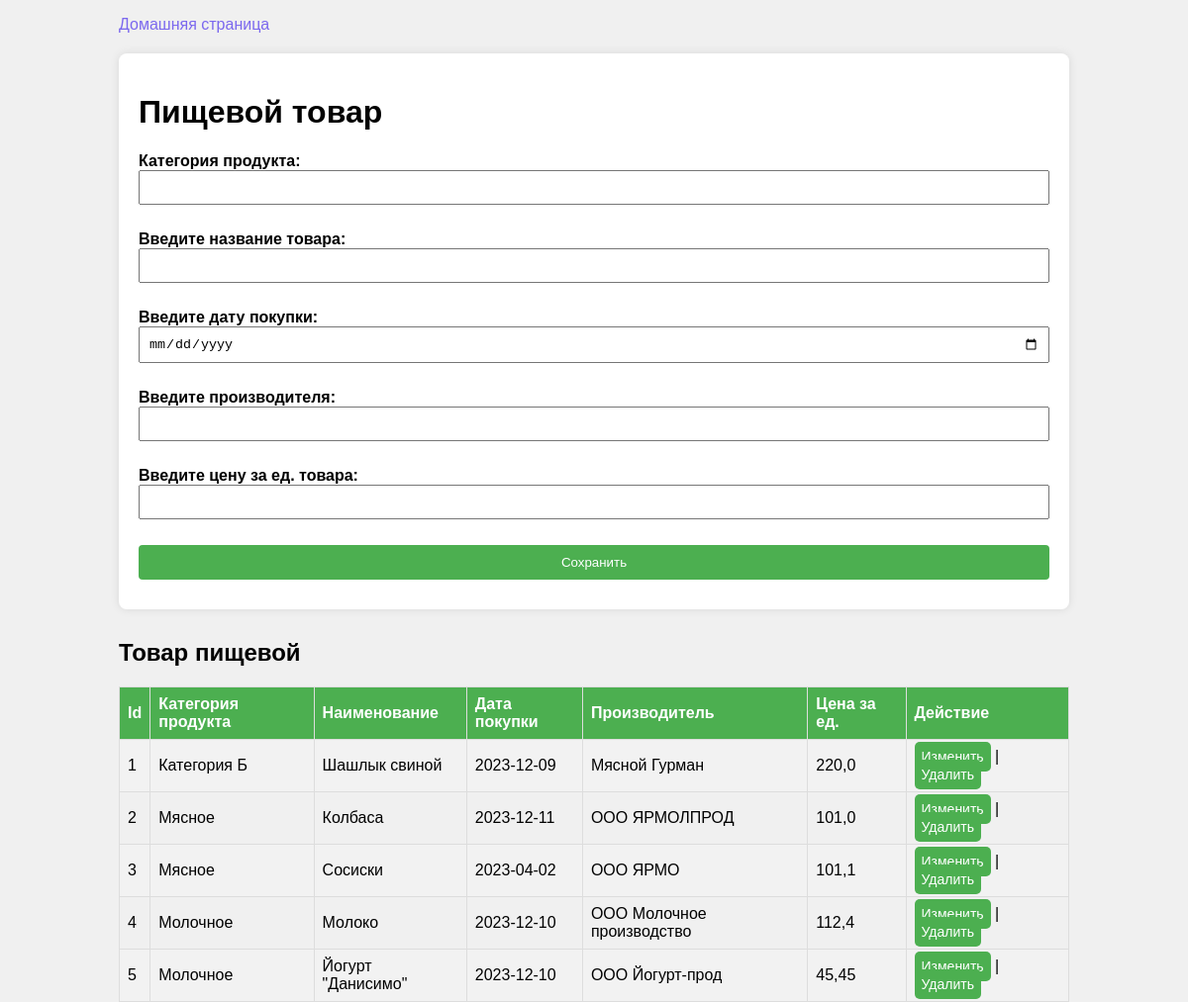
Before: / with the older database file.
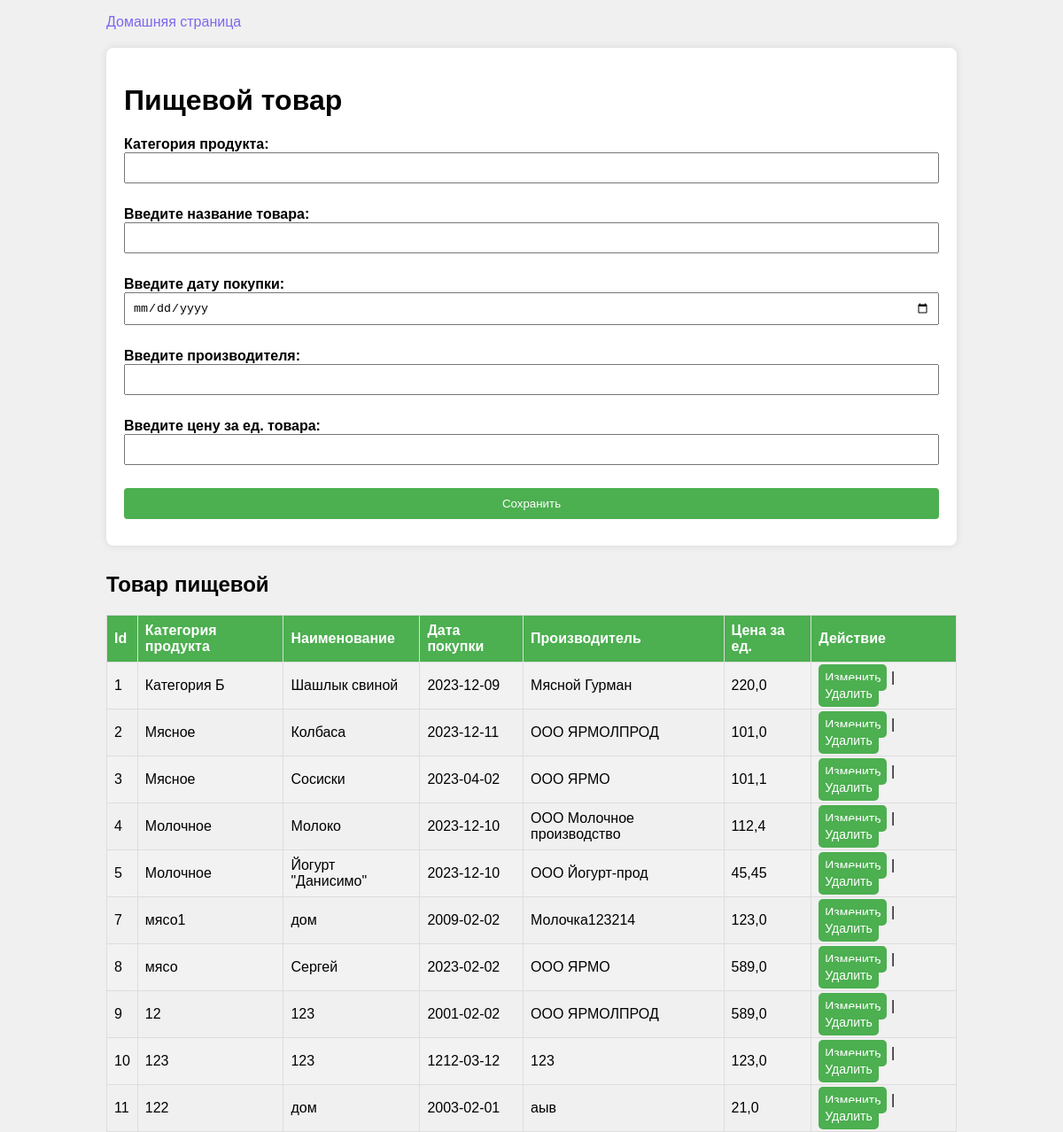
After: the same page with the newer database file.
### firstapp/models.py (models this page shows)
class Person(models.Model):
    name = models.CharField(max_length=20)
    age = models.TextField()
    maker = models.TextField(max_length=20, default='')
    price = models.FloatField(max_length=10, default='')
    category = models.CharField(max_length=20)
    objects = models.Manager()

### firstapp/views.py (the view)
# urls.py: path('',views.index),
def index(request):
    people = Person.objects.all()
    return render(request, "index.html", {"people":people})

### templates/index.html (shortened to what this page needs)
<!DOCTYPE html>
{%load static%}
<html lang="en">
<head>
    <link rel="stylesheet" type="text/css" href="{% static 'css/styles.css' %}">
</head>
<body class="container">
<p><a href="home/">Домашняя страница</a></p>
<form method="POST" action="create/">
    <h1>Пищевой товар</h1>
    <p>
        <label>Категория продукта:</label><br>
        <input type = "text" name="category"/>
    </p>
    <p>
        <label>Введите название товара:</label><br>
        <input type = "text" name="name"/>
    </p>
    <p>
        <label>Введите дату покупки:</label><br>
        <input type="date" name = "age"/>
    </p>
    <p>
        <label>Введите производителя:</label><br>
        <input type = "text" name="maker"/>
    </p>
    <p>
        <label>Введите цену за ед. товара:</label><br>
        <input type="number" step = "any" name = "price"/>
    </p>
    <input type="submit" value="Сохранить">
</form>
{%if people.count > 0 %}
<h2>Товар пищевой </h2>
<table>
    <tr>
        <th>Id</th>
        <th>Категория продукта</th>
        <th>Наименование</th>
        <th>Дата покупки</th>
        <th>Производитель</th>
        <th>Цена за ед.</th>
        <th>Действие</th>
    </tr>
    {% for person in people %}
    <tr>
        <td>{{person.id}}</td>
        <td>{{person.category}}</td>
        <td>{{person.name}}</td>
        <td>{{person.age}}</td>
        <td>{{person.maker}}</td>
        <td>{{person.price}}</td>
    <td><a class="button-change-delete"  href="edit/{{person.id}}">Изменить</a> | <a class="button-change-delete" href="delete/{{person.id}}">Удалить</a></td>
    </tr>
    {% endfor %}
</table>
{% endif %}
</body>
</html>

### static/css/styles.css (style rules this page uses)
body { font-family: 'Arial', sans-serif; background-color: #f0f0f0; margin: 0; padding: 0; }
a { text-decoration: none; color: MediumSlateBlue; }
.button-change-delete { padding: 7px; background-color: #4caf50; color: white; border-radius: 5px; font-size: 14px; }
.container { width: 80%; margin: 0 auto; }
form { margin-top: 20px; background-color: #fff; padding: 20px; border-radius: 8px; box-shadow: 0 0 10px rgba(0, 0, 0, 0.1); }
label { font-weight: bold; }
input { width: 100%; padding: 8px; margin-bottom: 10px; box-sizing: border-box; }
input[type="submit"] { background-color: #4caf50; color: #fff; cursor: pointer; border: none; padding: 10px; border-radius: 4px; }
h2 { margin-top: 30px; }
table { width: 100%; border-collapse: collapse; margin-top: 10px; }
th, td { border: 1px solid #ddd; padding: 8px; text-align: left; }
th { background-color: #4caf50; color: #fff; }
tr:nth-child(even) { background-color: #f2f2f2; }

Changed rows visible on the page:
added Person: id "7", category "мясо1", name "дом", age "2009-02-02", maker "Молочка123214", price "123,0"
added Person: id "8", category "мясо", name "Сергей", age "2023-02-02", maker "ООО ЯРМО", price "589,0"
added Person: id "9", category "12", name "123", age "2001-02-02", maker "ООО ЯРМОЛПРОД", price "589,0"
added Person: id "10", category "123", name "123", age "1212-03-12", maker "123", price "123,0"
added Person: id "11", category "122", name "дом", age "2003-02-01", maker "аыв", price "21,0"
